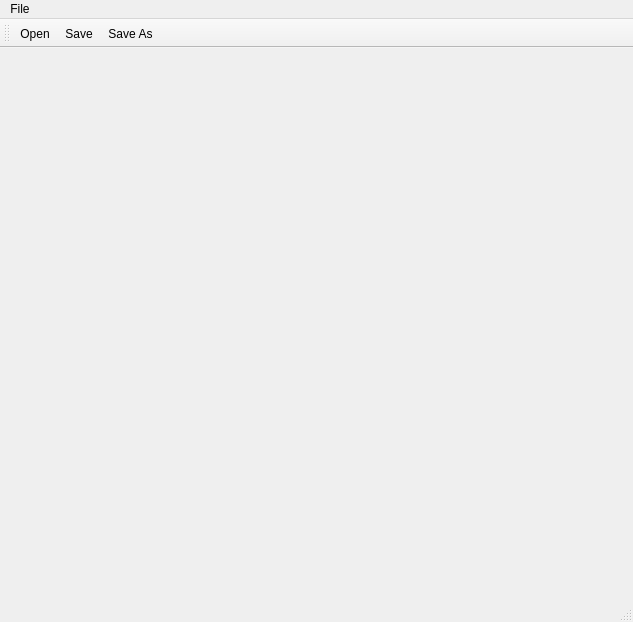
<?xml version="1.0" encoding="UTF-8"?>
<ui version="4.0">
 <class>MainWindow</class>
 <widget class="QMainWindow" name="MainWindow">
  <property name="geometry">
   <rect>
    <x>0</x>
    <y>0</y>
    <width>633</width>
    <height>622</height>
   </rect>
  </property>
  <property name="windowTitle">
   <string>MainWindow</string>
  </property>
  <property name="windowIcon">
   <iconset resource="resources.qrc">
    <normaloff>:/main_icon/main_64.png</normaloff>:/main_icon/main_64.png</iconset>
  </property>
  <widget class="QWidget" name="centralwidget">
   <layout class="QGridLayout" name="gridding">
    <property name="margin">
     <number>0</number>
    </property>
    <property name="spacing">
     <number>0</number>
    </property>
   </layout>
  </widget>
  <widget class="QStatusBar" name="statusbar"/>
  <widget class="QToolBar" name="toolBar">
   <property name="windowTitle">
    <string>toolBar</string>
   </property>
   <attribute name="toolBarArea">
    <enum>TopToolBarArea</enum>
   </attribute>
   <attribute name="toolBarBreak">
    <bool>true</bool>
   </attribute>
   <addaction name="actionOpen"/>
   <addaction name="actionSave"/>
   <addaction name="actionSave_As"/>
  </widget>
  <widget class="QMenuBar" name="menubar">
   <property name="geometry">
    <rect>
     <x>0</x>
     <y>0</y>
     <width>633</width>
     <height>25</height>
    </rect>
   </property>
   <widget class="QMenu" name="menuFile">
    <property name="title">
     <string>File</string>
    </property>
    <addaction name="actionOpen"/>
    <addaction name="actionSave"/>
    <addaction name="actionSave_As"/>
    <addaction name="actionQuit"/>
   </widget>
   <addaction name="menuFile"/>
  </widget>
  <action name="actionOpen">
   <property name="text">
    <string>Open</string>
   </property>
  </action>
  <action name="actionSave">
   <property name="text">
    <string>Save</string>
   </property>
  </action>
  <action name="actionSave_As">
   <property name="text">
    <string>Save As</string>
   </property>
  </action>
  <action name="actionQuit">
   <property name="text">
    <string>Quit</string>
   </property>
  </action>
 </widget>
 <resources>
  <include location="resources.qrc"/>
 </resources>
 <connections/>
</ui>
